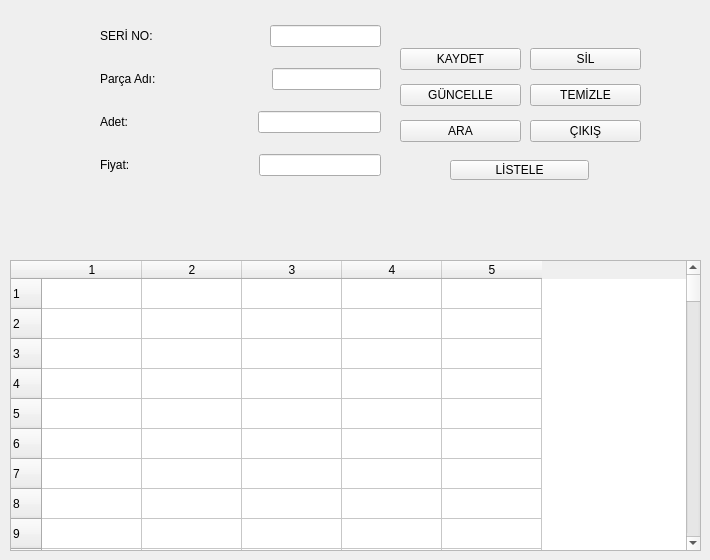
  <widget class="QWidget" name="centralwidget">
   <widget class="QTableWidget" name="tableWidget">
    <property name="geometry">
     <rect>
      <x>10</x>
      <y>260</y>
      <width>691</width>
      <height>291</height>
     </rect>
    </property>
    <property name="rowCount">
     <number>1000</number>
    </property>
    <property name="columnCount">
     <number>5</number>
    </property>
    <row/>
    <row/>
    <row/>
    <row/>
    <row/>
    <row/>
    <row/>
    <row/>
    <row/>
    <row/>
    <row/>
    <row/>
    <row/>
    <row/>
    <row/>
    <row/>
    <row/>
    <row/>
    <row/>
    <row/>
    <row/>
    <row/>
    <row/>
    <row/>
    <row/>
    <row/>
    <row/>
    <row/>
    <row/>
    <row/>
    <row/>
    <row/>
    <row/>
    <row/>
    <row/>
    <row/>
    <row/>
    <row/>
    <row/>
    <row/>
    <row/>
    <row/>
    <row/>
    <row/>
    <row/>
    <row/>
    <row/>
    <row/>
    <row/>
    <row/>
    <row/>
    <row/>
    <row/>
    <row/>
    <row/>
    <row/>
    <row/>
    <row/>
    <row/>
    <row/>
    <row/>
    <row/>
    <row/>
    <row/>
    <row/>
    <row/>
    <row/>
    <row/>
    <row/>
    <row/>
    <row/>
    <row/>
    <row/>
    <row/>
    <row/>
    <row/>
    <row/>
    <row/>
    <row/>
    <row/>
    <row/>
    <row/>
    <row/>
    <row/>
    <row/>
    <row/>
    <row/>
    <row/>
    <row/>
    <row/>
    <row/>
    <row/>
    <row/>
    <row/>
    <row/>
    <row/>
    <row/>
    <row/>
    <row/>
    <row/>
    <row/>
    <row/>
    <row/>
    <row/>
    <row/>
    <row/>
    <row/>
    <row/>
    <row/>
    <row/>
    <row/>
    <row/>
    <row/>
    <row/>
    <row/>
    <row/>
    <row/>
    <row/>
    <row/>
    <row/>
    <row/>
    <row/>
    <row/>
    <row/>
    <row/>
    <row/>
    <row/>
    <row/>
    <row/>
    <row/>
    <row/>
    <row/>
    <row/>
    <row/>
    <row/>
    <row/>
    <row/>
    <row/>
    <row/>
    <row/>
    <row/>
    <row/>
    <row/>
    <row/>
    <row/>
    <row/>
    <row/>
    <row/>
    <row/>
    <row/>
    <row/>
    <row/>
    <row/>
    <row/>
    <row/>
    <row/>
    <row/>
    <row/>
    <row/>
    <row/>
    <row/>
    <row/>
    <row/>
    <row/>
    <row/>
    <row/>
    <row/>
    <row/>
    <row/>
    <row/>
    <row/>
    <row/>
    <row/>
    <row/>
    <row/>
    <row/>
    <row/>
    <row/>
    <row/>
    <row/>
    <row/>
    <row/>
    <row/>
    <row/>
    <row/>
    <row/>
    <row/>
    <row/>
    <row/>
    <row/>
    <row/>
    <row/>
    <row/>
    <row/>
    <row/>
    <row/>
    <row/>
    <row/>
    <row/>
    <row/>
    <row/>
    <row/>
    <row/>
    <row/>
    <row/>
    <row/>
    <row/>
    <row/>
    <row/>
    <row/>
    <row/>
    <row/>
    <row/>
    <row/>
    <row/>
    <row/>
    <row/>
    <row/>
    <row/>
    <row/>
    <row/>
    <row/>
    <row/>
    <row/>
    <row/>
    <row/>
    <row/>
    <row/>
    <row/>
    <row/>
    <row/>
    <row/>
    <row/>
    <row/>
    <row/>
    <row/>
    <row/>
    <row/>
    <row/>
    <row/>
    <row/>
    <row/>
    <row/>
    <row/>
    <row/>
    <row/>
    <row/>
    <row/>
    <row/>
    <row/>
    <row/>
    <row/>
    <row/>
    <row/>
    <row/>
    <row/>
    <row/>
    <row/>
    <row/>
    <row/>
    <row/>
    <row/>
    <row/>
    <row/>
    <row/>
    <row/>
    <row/>
    <row/>
    <row/>
    <row/>
    <row/>
    <row/>
    <row/>
    <row/>
    <row/>
    <row/>
    <row/>
    <row/>
    <row/>
    <row/>
    <row/>
    <row/>
    <row/>
    <row/>
    <row/>
    <row/>
    <row/>
    <row/>
    <row/>
    <row/>
    <row/>
    <row/>
    <row/>
    <row/>
    <row/>
    <row/>
    <row/>
    <row/>
    <row/>
    <row/>
    <row/>
    <row/>
    <row/>
    <row/>
    <row/>
    <row/>
    <row/>
    <row/>
    <row/>
    <row/>
    <row/>
    <row/>
    <row/>
    <row/>
    <row/>
    <row/>
    <row/>
    <row/>
    <row/>
    <row/>
    <row/>
    <row/>
    <row/>
    <row/>
    <row/>
    <row/>
    <row/>
    <row/>
    <row/>
    <row/>
    <row/>
    <row/>
    <row/>
    <row/>
    <row/>
    <row/>
    <row/>
    <row/>
    <row/>
    <row/>
    <row/>
    <row/>
    <row/>
    <row/>
    <row/>
    <row/>
    <row/>
    <row/>
    <row/>
    <row/>
    <row/>
    <row/>
    <row/>
    <row/>
    <row/>
    <row/>
    <row/>
    <row/>
    <row/>
    <row/>
    <row/>
    <row/>
    <row/>
    <row/>
    <row/>
    <row/>
    <row/>
    <row/>
    <row/>
    <row/>
    <row/>
    <row/>
    <row/>
    <row/>
    <row/>
    <row/>
    <row/>
    <row/>
    <row/>
    <row/>
    <row/>
    <row/>
    <row/>
    <row/>
    <row/>
    <row/>
    <row/>
    <row/>
    <row/>
    <row/>
    <row/>
    <row/>
    <row/>
    <row/>
    <row/>
    <row/>
    <row/>
    <row/>
    <row/>
    <row/>
    <row/>
    <row/>
    <row/>
    <row/>
    <row/>
    <row/>
    <row/>
    <row/>
    <row/>
    <row/>
    <row/>
    <row/>
    <row/>
    <row/>
    <row/>
    <row/>
    <row/>
    <row/>
    <row/>
    <row/>
    <row/>
    <row/>
    <row/>
    <row/>
    <row/>
    <row/>
    <row/>
    <row/>
    <row/>
    <row/>
    <row/>
    <row/>
    <row/>
    <row/>
    <row/>
    <row/>
    <row/>
    <row/>
    <row/>
    <row/>
    <row/>
    <row/>
    <row/>
    <row/>
    <row/>
    <row/>
    <row/>
    <row/>
    <row/>
    <row/>
    <row/>
    <row/>
    <row/>
    <row/>
    <row/>
    <row/>
    <row/>
    <row/>
    <row/>
    <row/>
    <row/>
    <row/>
    <row/>
    <row/>
    <row/>
    <row/>
    <row/>
    <row/>
    <row/>
    <row/>
    <row/>
    <row/>
    <row/>
    <row/>
    <row/>
    <row/>
    <row/>
    <row/>
    <row/>
    <row/>
    <row/>
    <row/>
    <row/>
    <row/>
    <row/>
    <row/>
    <row/>
    <row/>
    <row/>
    <row/>
    <row/>
    <row/>
    <row/>
    <row/>
    <row/>
    <row/>
    <row/>
    <row/>
    <row/>
    <row/>
    <row/>
    <row/>
    <row/>
    <row/>
    <row/>
    <row/>
    <row/>
    <row/>
    <row/>
    <row/>
    <row/>
    <row/>
    <row/>
    <row/>
    <row/>
    <row/>
    <row/>
    <row/>
    <row/>
    <row/>
    <row/>
    <row/>
    <row/>
    <row/>
    <row/>
    <row/>
    <row/>
    <row/>
    <row/>
    <row/>
    <row/>
    <row/>
    <row/>
    <row/>
    <row/>
    <row/>
    <row/>
    <row/>
    <row/>
    <row/>
    <row/>
    <row/>
    <row/>
    <row/>
    <row/>
    <row/>
    <row/>
    <row/>
    <row/>
    <row/>
    <row/>
    <row/>
    <row/>
    <row/>
    <row/>
    <row/>
    <row/>
    <row/>
    <row/>
    <row/>
    <row/>
    <row/>
    <row/>
    <row/>
    <row/>
    <row/>
    <row/>
    <row/>
    <row/>
    <row/>
    <row/>
    <row/>
    <row/>
    <row/>
    <row/>
    <row/>
    <row/>
    <row/>
    <row/>
    <row/>
    <row/>
    <row/>
    <row/>
    <row/>
    <row/>
    <row/>
    <row/>
    <row/>
    <row/>
    <row/>
    <row/>
    <row/>
    <row/>
    <row/>
    <row/>
    <row/>
    <row/>
    <row/>
    <row/>
    <row/>
    <row/>
    <row/>
    <row/>
    <row/>
    <row/>
    <row/>
    <row/>
    <row/>
    <row/>
    <row/>
    <row/>
    <row/>
    <row/>
    <row/>
    <row/>
    <row/>
    <row/>
    <row/>
    <row/>
    <row/>
    <row/>
    <row/>
    <row/>
    <row/>
    <row/>
    <row/>
    <row/>
    <row/>
    <row/>
    <row/>
    <row/>
    <row/>
    <row/>
    <row/>
    <row/>
    <row/>
    <row/>
    <row/>
    <row/>
    <row/>
    <row/>
    <row/>
    <row/>
    <row/>
    <row/>
    <row/>
    <row/>
    <row/>
    <row/>
    <row/>
    <row/>
    <row/>
    <row/>
    <row/>
    <row/>
    <row/>
    <row/>
    <row/>
    <row/>
    <row/>
    <row/>
    <row/>
    <row/>
    <row/>
    <row/>
    <row/>
    <row/>
    <row/>
    <row/>
    <row/>
    <row/>
    <row/>
    <row/>
    <row/>
    <row/>
    <row/>
    <row/>
    <row/>
    <row/>
    <row/>
    <row/>
    <row/>
    <row/>
    <row/>
    <row/>
    <row/>
    <row/>
    <row/>
    <row/>
    <row/>
    <row/>
    <row/>
    <row/>
    <row/>
    <row/>
    <row/>
    <row/>
    <row/>
    <row/>
    <row/>
    <row/>
    <row/>
    <row/>
    <row/>
    <row/>
    <row/>
    <row/>
    <row/>
    <row/>
    <row/>
    <row/>
    <row/>
    <row/>
    <row/>
    <row/>
    <row/>
    <row/>
    <row/>
    <row/>
    <row/>
    <row/>
    <row/>
    <row/>
    <row/>
    <row/>
    <row/>
    <row/>
    <row/>
    <row/>
    <row/>
    <row/>
    <row/>
    <row/>
    <row/>
    <row/>
    <row/>
    <row/>
    <row/>
    <row/>
    <row/>
    <row/>
    <row/>
    <row/>
    <row/>
    <row/>
    <row/>
    <row/>
    <row/>
    <row/>
    <row/>
    <row/>
    <row/>
    <row/>
    <row/>
    <row/>
    <row/>
    <row/>
    <row/>
    <row/>
    <row/>
    <row/>
    <row/>
    <row/>
    <row/>
    <row/>
    <row/>
    <row/>
    <row/>
    <row/>
    <row/>
    <row/>
    <row/>
    <row/>
    <row/>
    <row/>
    <row/>
    <row/>
    <row/>
    <row/>
    <row/>
    <row/>
    <row/>
    <row/>
    <row/>
    <row/>
    <row/>
    <row/>
    <row/>
    <row/>
    <row/>
    <row/>
    <row/>
    <row/>
    <row/>
    <row/>
    <row/>
    <row/>
    <row/>
    <row/>
    <row/>
    <row/>
    <row/>
    <row/>
    <row/>
    <row/>
    <row/>
    <row/>
    <row/>
    <row/>
    <row/>
    <row/>
    <row/>
    <row/>
    <row/>
    <row/>
    <row/>
    <row/>
    <row/>
    <row/>
    <row/>
    <row/>
    <row/>
    <row/>
    <row/>
    <row/>
    <row/>
    <row/>
    <row/>
    <row/>
    <row/>
    <row/>
    <row/>
    <row/>
    <row/>
    <row/>
    <row/>
    <row/>
    <row/>
    <row/>
    <row/>
    <row/>
    <row/>
    <row/>
    <row/>
    <row/>
    <row/>
    <row/>
    <row/>
    <row/>
    <row/>
    <row/>
    <row/>
    <row/>
    <row/>
    <row/>
    <row/>
    <row/>
    <row/>
    <row/>
    <row/>
    <row/>
    <row/>
    <row/>
    <row/>
    <row/>
    <row/>
    <row/>
    <row/>
    <row/>
    <row/>
    <row/>
    <row/>
    <row/>
    <row/>
    <row/>
    <row/>
    <row/>
    <row/>
    <row/>
    <row/>
    <row/>
    <row/>
    <row/>
    <row/>
    <row/>
    <row/>
    <row/>
    <row/>
    <row/>
    <row/>
    <row/>
    <row/>
    <row/>
    <row/>
    <row/>
    <row/>
    <row/>
    <row/>
    <row/>
    <row/>
    <row/>
    <row/>
    <row/>
    <row/>
    <row/>
    <row/>
    <row/>
    <row/>
    <row/>
    <row/>
    <row/>
    <row/>
    <row/>
    <row/>
    <row/>
    <row/>
    <row/>
    <row/>
    <row/>
    <row/>
    <row/>
    <row/>
    <row/>
    <row/>
    <row/>
    <row/>
    <row/>
    <row/>
    <row/>
    <row/>
    <row/>
    <row/>
    <row/>
    <row/>
    <row/>
    <row/>
    <row/>
    <row/>
    <row/>
    <row/>
    <row/>
    <row/>
    <row/>
    <row/>
    <row/>
    <row/>
    <row/>
    <row/>
    <row/>
    <row/>
    <row/>
    <row/>
    <row/>
    <row/>
    <row/>
    <row/>
    <row/>
    <row/>
    <row/>
    <row/>
    <row/>
    <row/>
    <row/>
    <row/>
    <row/>
    <row/>
    <row/>
    <row/>
    <row/>
    <row/>
    <row/>
    <row/>
    <row/>
    <row/>
    <row/>
    <row/>
    <row/>
    <row/>
    <row/>
    <row/>
    <row/>
    <row/>
    <row/>
    <row/>
    <row/>
    <row/>
    <row/>
    <row/>
    <row/>
    <row/>
    <row/>
    <row/>
    <row/>
    <row/>
    <row/>
    <row/>
    <row/>
    <row/>
    <row/>
    <row/>
    <column/>
    <column/>
    <column/>
    <column/>
    <column/>
   </widget>
   <widget class="QPushButton" name="btn_listele">
    <property name="geometry">
     <rect>
      <x>450</x>
      <y>160</y>
      <width>139</width>
      <height>20</height>
     </rect>
    </property>
    <property name="text">
     <string>LİSTELE</string>
    </property>
   </widget>
   <widget class="QWidget" name="">
    <property name="geometry">
     <rect>
      <x>100</x>
      <y>10</y>
      <width>281</width>
      <height>181</height>
     </rect>
    </property>
    <layout class="QVBoxLayout" name="verticalLayout">
     <item>
      <layout class="QHBoxLayout" name="horizontalLayout">
       <item>
        <widget class="QLabel" name="lbl_serino">
         <property name="text">
          <string>SERİ NO:</string>
         </property>
        </widget>
       </item>
       <item>
        <spacer name="horizontalSpacer">
         <property name="orientation">
          <enum>Qt::Horizontal</enum>
         </property>
         <property name="sizeHint" stdset="0">
          <size>
           <width>40</width>
           <height>20</height>
          </size>
         </property>
        </spacer>
       </item>
       <item>
        <widget class="QLineEdit" name="ln_serino">
         <property name="clearButtonEnabled">
          <bool>true</bool>
         </property>
        </widget>
       </item>
      </layout>
     </item>
     <item>
      <layout class="QHBoxLayout" name="horizontalLayout_2">
       <item>
        <widget class="QLabel" name="lbl_parcaadi">
         <property name="text">
          <string>Parça Adı:</string>
         </property>
        </widget>
       </item>
       <item>
        <spacer name="horizontalSpacer_2">
         <property name="orientation">
          <enum>Qt::Horizontal</enum>
         </property>
         <property name="sizeHint" stdset="0">
          <size>
           <width>40</width>
           <height>20</height>
          </size>
         </property>
        </spacer>
       </item>
       <item>
        <widget class="QLineEdit" name="ln_parcaadi">
         <property name="clearButtonEnabled">
          <bool>true</bool>
         </property>
        </widget>
       </item>
      </layout>
     </item>
     <item>
      <layout class="QHBoxLayout" name="horizontalLayout_3">
       <item>
        <widget class="QLabel" name="lbl_adet">
         <property name="text">
          <string>Adet:</string>
         </property>
        </widget>
       </item>
       <item>
        <spacer name="horizontalSpacer_3">
         <property name="orientation">
          <enum>Qt::Horizontal</enum>
         </property>
         <property name="sizeHint" stdset="0">
          <size>
           <width>40</width>
           <height>20</height>
          </size>
         </property>
        </spacer>
       </item>
       <item>
        <widget class="QLineEdit" name="ln_adet">
         <property name="acceptDrops">
          <bool>true</bool>
         </property>
         <property name="inputMethodHints">
          <set>Qt::ImhNone</set>
         </property>
         <property name="inputMask">
          <string/>
         </property>
         <property name="text">
          <string/>
         </property>
         <property name="echoMode">
          <enum>QLineEdit::Normal</enum>
         </property>
         <property name="cursorPosition">
          <number>0</number>
         </property>
         <property name="dragEnabled">
          <bool>false</bool>
         </property>
         <property name="readOnly">
          <bool>false</bool>
         </property>
         <property name="clearButtonEnabled">
          <bool>true</bool>
         </property>
        </widget>
       </item>
      </layout>
     </item>
     <item>
      <layout class="QHBoxLayout" name="horizontalLayout_4">
       <item>
        <widget class="QLabel" name="lbl_fiyat">
         <property name="text">
          <string>Fiyat:</string>
         </property>
        </widget>
       </item>
       <item>
        <spacer name="horizontalSpacer_4">
         <property name="orientation">
          <enum>Qt::Horizontal</enum>
         </property>
         <property name="sizeHint" stdset="0">
          <size>
           <width>40</width>
           <height>20</height>
          </size>
         </property>
        </spacer>
       </item>
       <item>
        <widget class="QLineEdit" name="ln_fiyat">
         <property name="inputMethodHints">
          <set>Qt::ImhNone</set>
         </property>
         <property name="dragEnabled">
          <bool>false</bool>
         </property>
         <property name="readOnly">
          <bool>false</bool>
         </property>
         <property name="clearButtonEnabled">
          <bool>true</bool>
         </property>
        </widget>
       </item>
      </layout>
     </item>
    </layout>
   </widget>
   <widget class="QWidget" name="">
    <property name="geometry">
     <rect>
      <x>530</x>
      <y>40</y>
      <width>111</width>
      <height>111</height>
     </rect>
    </property>
    <layout class="QVBoxLayout" name="verticalLayout_3">
     <item>
      <widget class="QPushButton" name="btn_sil">
       <property name="text">
        <string>SİL</string>
       </property>
      </widget>
     </item>
     <item>
      <widget class="QPushButton" name="btn_temizle">
       <property name="text">
        <string>TEMİZLE</string>
       </property>
      </widget>
     </item>
     <item>
      <widget class="QPushButton" name="btn_cikis">
       <property name="text">
        <string>ÇIKIŞ</string>
       </property>
      </widget>
     </item>
    </layout>
   </widget>
   <widget class="QWidget" name="">
    <property name="geometry">
     <rect>
      <x>400</x>
      <y>40</y>
      <width>121</width>
      <height>111</height>
     </rect>
    </property>
    <layout class="QVBoxLayout" name="verticalLayout_2">
     <item>
      <widget class="QPushButton" name="btn_kaydet">
       <property name="text">
        <string>KAYDET</string>
       </property>
      </widget>
     </item>
     <item>
      <widget class="QPushButton" name="btn_guncelle">
       <property name="text">
        <string>GÜNCELLE</string>
       </property>
      </widget>
     </item>
     <item>
      <widget class="QPushButton" name="btn_ara">
       <property name="text">
        <string>ARA</string>
       </property>
      </widget>
     </item>
    </layout>
   </widget>
  </widget>
